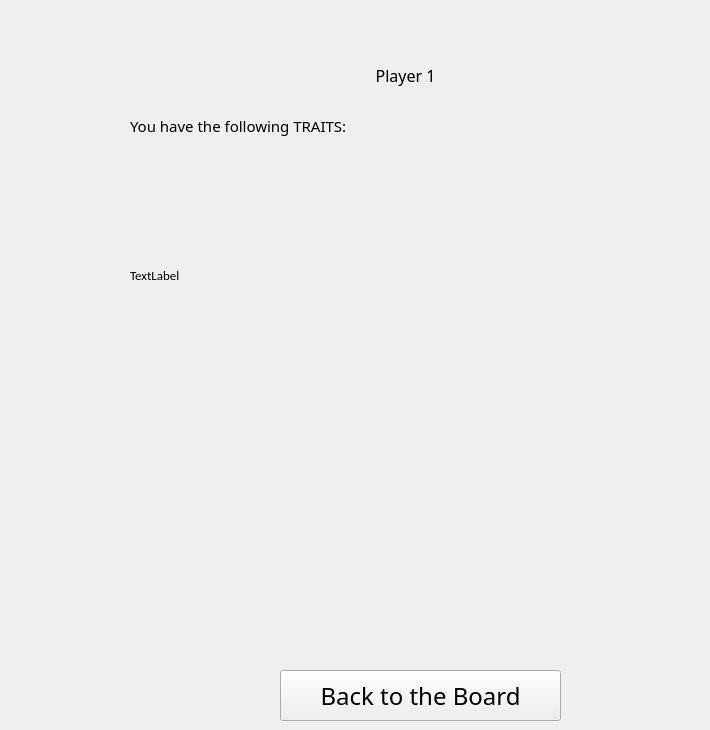
    <widget class="QWidget" name="page_14_traits">
     <widget class="QLabel" name="label_78">
      <property name="geometry">
       <rect>
        <x>310</x>
        <y>60</y>
        <width>191</width>
        <height>31</height>
       </rect>
      </property>
      <property name="font">
       <font>
        <family>OCR A Extended</family>
        <pointsize>12</pointsize>
       </font>
      </property>
      <property name="text">
       <string>Player 1</string>
      </property>
      <property name="alignment">
       <set>Qt::AlignCenter</set>
      </property>
     </widget>
     <widget class="QLabel" name="label_79">
      <property name="geometry">
       <rect>
        <x>130</x>
        <y>110</y>
        <width>291</width>
        <height>31</height>
       </rect>
      </property>
      <property name="font">
       <font>
        <family>Bell MT</family>
        <pointsize>11</pointsize>
       </font>
      </property>
      <property name="text">
       <string>You have the following TRAITS:</string>
      </property>
     </widget>
     <widget class="QLabel" name="label_80">
      <property name="geometry">
       <rect>
        <x>130</x>
        <y>150</y>
        <width>571</width>
        <height>251</height>
       </rect>
      </property>
      <property name="font">
       <font>
        <family>Calibri</family>
        <pointsize>10</pointsize>
       </font>
      </property>
      <property name="text">
       <string>TextLabel</string>
      </property>
      <property name="wordWrap">
       <bool>true</bool>
      </property>
     </widget>
     <widget class="QPushButton" name="pushButton_25">
      <property name="geometry">
       <rect>
        <x>280</x>
        <y>670</y>
        <width>281</width>
        <height>51</height>
       </rect>
      </property>
      <property name="font">
       <font>
        <family>OCR A Extended</family>
        <pointsize>18</pointsize>
       </font>
      </property>
      <property name="styleSheet">
       <string notr="true">color: rgb(0, 0, 0);</string>
      </property>
      <property name="text">
       <string>Back to the Board</string>
      </property>
      <property name="checkable">
       <bool>false</bool>
      </property>
     </widget>
    </widget>
